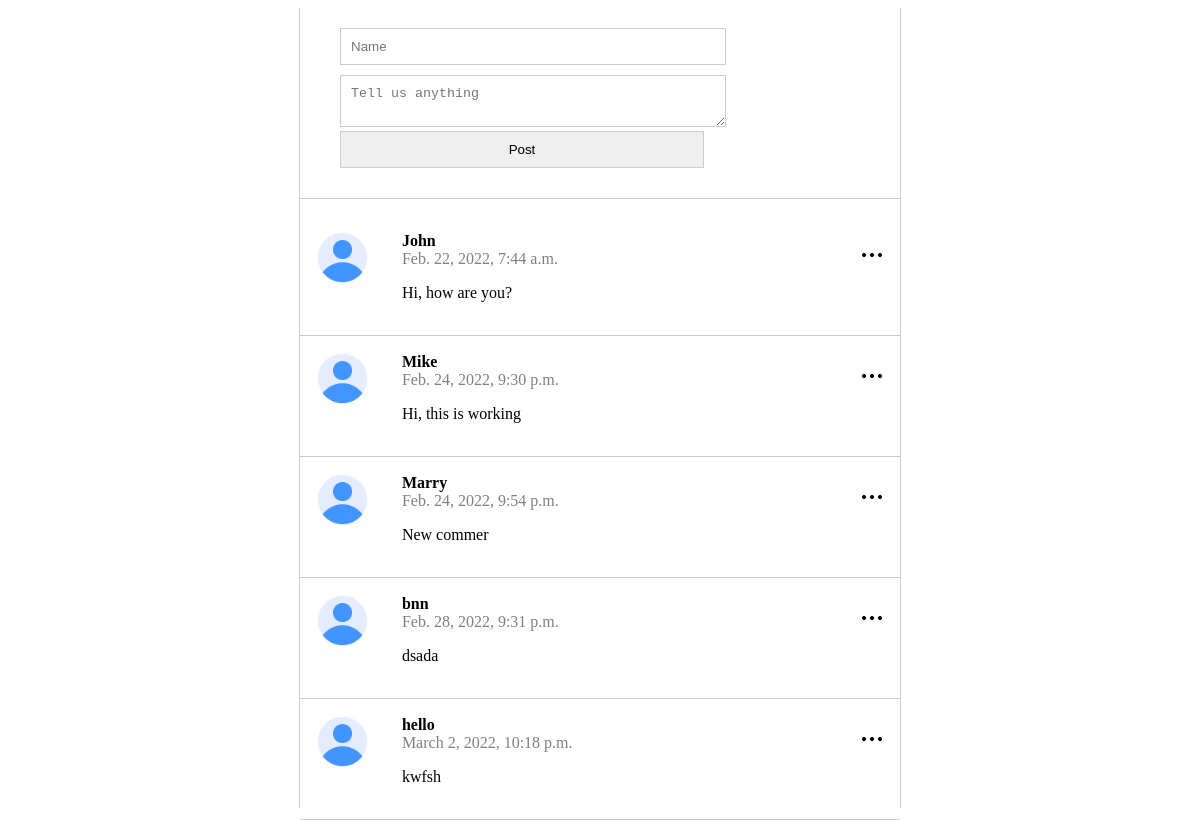
The page / on the database its author committed.
### posts/models.py (models this page shows)
class Post(models.Model):
    class Meta(object):
        db_table =' post'
    name = models.CharField(
        'Name', blank=False, null=False, max_length=14, db_index= True, default= 'Anonymous'
    )
    body = models.CharField(
        'Body', blank=True, null= True, max_length=140, db_index=True
    )
    create =models.DateTimeField(
        'Create DateTime', blank=True, auto_now_add=True
    )

### posts/views.py (the view, shortened to what this page needs)
def index(request):
    posts =Post.objects.all()[:20]
    return render(request, 'posts.html', {'posts': posts})

### templates/posts.html (shortened to what this page needs)
{% extends "base.html" %} {% block content %}
{% load static %}
<section class="content">
    <section class="post_form">
        <form action="/" method="POST">
            <input type="text" name="name" placeholder="Name" required>
            <textarea name="body" placeholder="Tell us anything" required></textarea>
            <input type="submit" value="Post" />
        </form>
    </section>
    <section class="posts">
        {% if tweetscount == 0 %}
        <p class="p-3">There is no tweet now</p>
        {% else %}
        <ul>
            {% for post in posts %}
            <li>
            <img class="menu_icon js-menu-icon" src="/static/img/more.png">
            <div class="logo">
                <img src="/static/img/user.png" >
            </div>
            <div class="name_body">
                <div class="name"> {{ post.name }}</div>
                <div class="create">{{ post.create }}</div>
                <p>{{ post.body }}  </p>
            </div>
            </li>
        {% endfor%}
        </ul>
        {% endif %}
    </section>
</section>
{% endblock %}

### templates/base.html (shortened to what this page needs)
<!DOCTYPE html>
<html lang="en">
<head>
    {% load static %}
    <link rel="stylesheet" href="static/css/style.css">
</head>
<body>
    {% block content %} {{content}} {% endblock %}
</body>
</html>

### static/css/style.css (style rules this page uses)
html, body { height: 100%; }
.content { max-width: 600px; height: 100%; margin: 0 auto; border-left: 1px solid #ccc; border-right: 1px solid #ccc; }
.post_form { padding: 20px 40px; border-bottom: 1px solid #ccc; }
.post_form input { width: 70%; margin-bottom: 10px; padding: 10px; border: 1px solid #ccc; }
.post_form textarea { width: 70%; padding: 10px; border: 1px solid #ccc; }
.posts ul { padding: 0; }
.posts li { position: relative; display: flex; border-bottom: 1px solid #ccc; padding: 17px; }
.posts li .logo { flex-basis: 15%; }
.posts li .menu_icon { width: 20px; position: absolute; top: 30px; right: 18px; }
.posts li .logo img { width: 60%; }
.posts li .name_body { flex-basis: 85%; }
.posts li .name_body .name { font-weight: bold; }
.posts li .name_body .create { color: gray; }

### rows shown on the page
Post: name "John", create "Feb. 22, 2022, 7:44 a.m.", body "Hi, how are you?"
Post: name "Mike", create "Feb. 24, 2022, 9:30 p.m.", body "Hi, this is working"
Post: name "Marry", create "Feb. 24, 2022, 9:54 p.m.", body "New commer"
Post: name "bnn", create "Feb. 28, 2022, 9:31 p.m.", body "dsada"
Post: name "hello", create "March 2, 2022, 10:18 p.m.", body "kwfsh"
